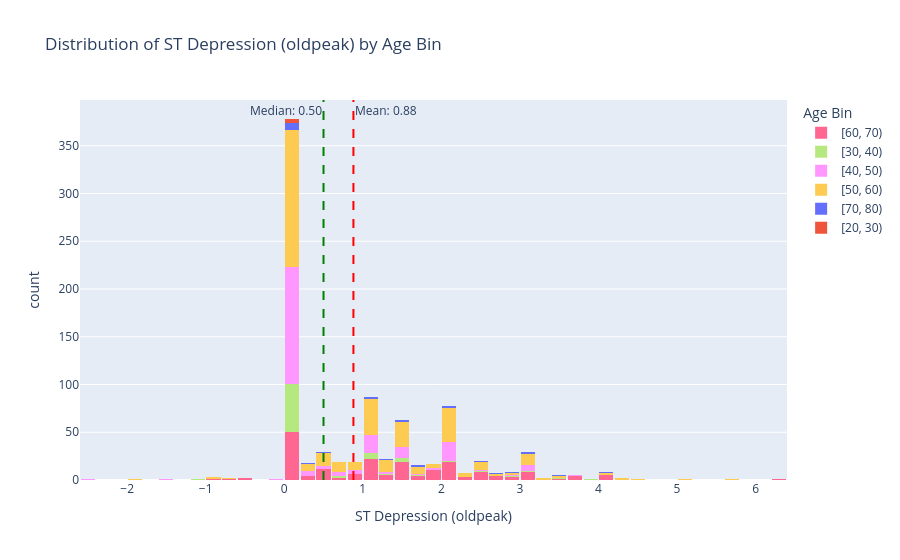

Notebook code for this chart:
### Code cell
import plotly.express as px

# Calculate mean and median for oldpeak, ignoring missing values
oldpeak_clean = df['oldpeak'].dropna()
oldpeak_mean = oldpeak_clean.mean()
oldpeak_median = oldpeak_clean.median()

# Create a stacked histogram of 'oldpeak' colored by 'age_bin'
fig = px.histogram(
    df,
    x='oldpeak',
    color='age_bin',
    title='Distribution of ST Depression (oldpeak) by Age Bin',
    labels={'oldpeak': 'ST Depression (oldpeak)', 'count': 'Frequency', 'age_bin': 'Age Bin'},
    category_orders={'age_bin': sorted(df['age_bin'].dropna().unique().astype(str))}
)

# Add vertical line for the mean
fig.add_vline(
    x=oldpeak_mean,
    line_dash="dash",
    line_color="red",
    annotation_text=f"Mean: {oldpeak_mean:.2f}",
    annotation_position="top right"
)

# Add vertical line for the median
fig.add_vline(
    x=oldpeak_median,
    line_dash="dash",
    line_color="green",
    annotation_text=f"Median: {oldpeak_median:.2f}",
    annotation_position="top left"
)

fig.update_layout(bargap=0.1, barmode='stack')
fig.show()

### Figure 1 — Plotly figure (JSON) as saved in the notebook; plotly's stock layout.template omitted (floating-point values rounded to 4 significant figures; data arrays with more than 128 entries replaced by an {"elided": "..."} marker saying what was removed)
{"data": [{"bingroup": "x", "hovertemplate": "Age Bin=[60, 70)<br>ST Depression (oldpeak)=%{x}<br>count=%{y}<extra></extra>", "legendgroup": "[60, 70)", "marker": {"color": "#FF6692", "pattern": {"shape": ""}}, "name": "[60, 70)", "orientation": "v", "showlegend": true, "type": "histogram", "x": {"elided": "222 float values"}, "xaxis": "x", "yaxis": "y"}, {"bingroup": "x", "hovertemplate": "Age Bin=[30, 40)<br>ST Depression (oldpeak)=%{x}<br>count=%{y}<extra></extra>", "legendgroup": "[30, 40)", "marker": {"color": "#B6E880", "pattern": {"shape": ""}}, "name": "[30, 40)", "orientation": "v", "showlegend": true, "type": "histogram", "x": [3.5, 0.0, 0.0, 1.2, 1.4, 1.6, 0.0, 0.0, 3.8, 0.0, 0.7, 0.0, 0.0, 0.0, 0.0, 0.0, 0.0, 0.0, 0.0, 0.0, 0.0, 0.0, 0.0, 0.0, 0.0, 0.0, 0.0, 0.0, 1.0, 0.0, 0.0, 0.0, 0.0, 0.0, 0.0, 0.0, 0.0, 0.0, 0.0, 0.0, 0.0, 0.0, 2.0, 1.0, 0.0, 0.0, 0.0, 0.0, 0.0, 0.0, 0.0, 1.5, 1.0, 0.0, 0.0, 3.0, 1.5, 0.0, 0.0, 2.5, 0.0, 1.0, 0.0, 0.7, NaN, 1.0, 2.8, 0.0, -1.1, 0.0, 0.0, NaN, NaN, 1.5, 1.0], "xaxis": "x", "yaxis": "y"}, {"bingroup": "x", "hovertemplate": "Age Bin=[40, 50)<br>ST Depression (oldpeak)=%{x}<br>count=%{y}<extra></extra>", "legendgroup": "[40, 50)", "marker": {"color": "#FF97FF", "pattern": {"shape": ""}}, "name": "[40, 50)", "orientation": "v", "showlegend": true, "type": "histogram", "x": {"elided": "212 float values"}, "xaxis": "x", "yaxis": "y"}, {"bingroup": "x", "hovertemplate": "Age Bin=[50, 60)<br>ST Depression (oldpeak)=%{x}<br>count=%{y}<extra></extra>", "legendgroup": "[50, 60)", "marker": {"color": "#FECB52", "pattern": {"shape": ""}}, "name": "[50, 60)", "orientation": "v", "showlegend": true, "type": "histogram", "x": {"elided": "374 float values"}, "xaxis": "x", "yaxis": "y"}, {"bingroup": "x", "hovertemplate": "Age Bin=[70, 80)<br>ST Depression (oldpeak)=%{x}<br>count=%{y}<extra></extra>", "legendgroup": "[70, 80)", "marker": {"color": "#636efa", "pattern": {"shape": ""}}, "name": "[70, 80)", "orientation": "v", "showlegend": true, "type": "histogram", "x": [0.4, 0.0, 2.6, 2.4, 0.0, 2.9, 0.2, 1.1, 0.0, 1.6, 0.0, 2.0, 1.6, 0.0, 1.3, NaN, 2.0, 1.0, 0.0, 3.0, NaN, 4.0, 3.5, 3.0, NaN, NaN, 2.0, 0.0, 1.5, 0.0, 1.5], "xaxis": "x", "yaxis": "y"}, {"bingroup": "x", "hovertemplate": "Age Bin=[20, 30)<br>ST Depression (oldpeak)=%{x}<br>count=%{y}<extra></extra>", "legendgroup": "[20, 30)", "marker": {"color": "#EF553B", "pattern": {"shape": ""}}, "name": "[20, 30)", "orientation": "v", "showlegend": true, "type": "histogram", "x": [0.0, 0.0, 0.0, 0.0], "xaxis": "x", "yaxis": "y"}], "layout": {"annotations": [{"showarrow": false, "text": "Mean: 0.88", "x": 0.8806, "xanchor": "left", "xref": "x", "y": 1, "yanchor": "top", "yref": "y domain"}, {"showarrow": false, "text": "Median: 0.50", "x": 0.5, "xanchor": "right", "xref": "x", "y": 1, "yanchor": "top", "yref": "y domain"}], "bargap": 0.1, "barmode": "stack", "legend": {"title": {"text": "Age Bin"}, "tracegroupgap": 0}, "shapes": [{"line": {"color": "red", "dash": "dash"}, "type": "line", "x0": 0.8806, "x1": 0.8806, "xref": "x", "y0": 0, "y1": 1, "yref": "y domain"}, {"line": {"color": "green", "dash": "dash"}, "type": "line", "x0": 0.5, "x1": 0.5, "xref": "x", "y0": 0, "y1": 1, "yref": "y domain"}], "title": {"text": "Distribution of ST Depression (oldpeak) by Age Bin"}, "xaxis": {"anchor": "y", "domain": [0, 1], "title": {"text": "ST Depression (oldpeak)"}}, "yaxis": {"anchor": "x", "domain": [0, 1], "title": {"text": "count"}}}}
